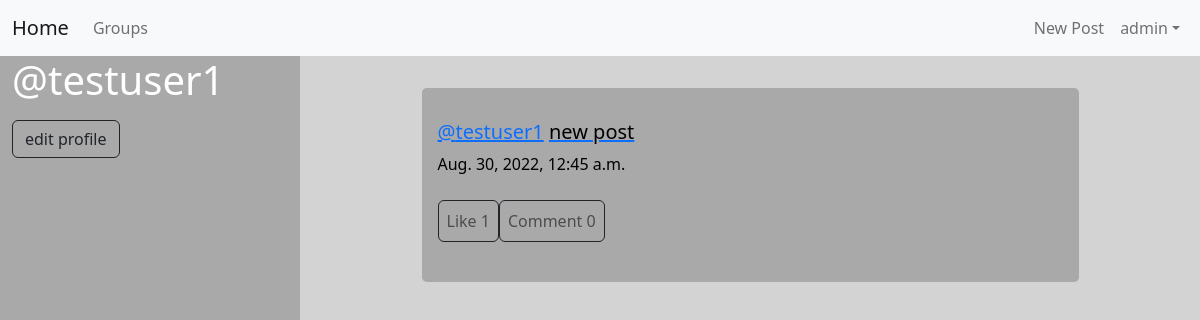
Screenshot of /posts/profile/testuser1/ (signed in) with the database file from the repository.
### posts/models.py (models this page shows, shortened)
class Post(models.Model):
    message = models.TextField(max_length=144)
    author = models.ForeignKey(User, related_name='posts', on_delete=models.CASCADE)
    created_at = models.DateTimeField(auto_now_add=True, editable=False)
    likes = models.ManyToManyField(User, related_name='likes', blank=True)
    like_count = models.PositiveIntegerField(default=0)
    class Meta:
        ordering = ['-created_at']

### posts/views.py (the view)
# urls.py: re_path(r'^profile/(?P<username>[-\w]+)/$', views.UserPostList.as_view(), name='profile'),
class UserPostList(LoginRequiredMixin,ListView):
    model = models.Post
    template_name = 'posts/user_profile.html'
    def get_queryset(self):
        try:
            self.post_user = User.objects.prefetch_related('posts').get(username__iexact=self.kwargs.get('username'))
        except User.DoesNotExist:
            raise Http404
        else:
            return self.post_user.posts.all()
    def get_context_data(self, **kwargs):
        context = super().get_context_data(**kwargs)
        context['post_user'] = self.post_user
        return context

### posts/templates/posts/user_profile.html (shortened to what this page needs)
{% extends 'posts/post_base.html' %}
{% block profile %}
    <h1>@{{post_user.username}}</h1>
    <a href="{% url 'accounts:edit_profile' pk=user.pk %}" class="btn btn-outline-dark">edit profile</a>
{% endblock profile %}
{% block post_content %}
    {% for post in post_list %}
        {% include 'posts/_post.html' %}
    {% endfor %}
{% endblock post_content %}

### templates/base.html (shortened to what this page needs)
<!DOCTYPE html>
{% load static %}
<html>
    <head>
        <link href="https://cdn.jsdelivr.net/npm/bootstrap@5.2.0/dist/css/bootstrap.min.css" rel="stylesheet">
        <link rel="stylesheet" href="{% static '/krew_social/css/master.css'%}">
    </head>
    <body>
        <nav class="navbar sticky-top navbar-expand-lg bg-light">
            <div class="container-fluid">
                {% if user.is_authenticated %}
                <a href="{% url 'posts:posts' %}" class="navbar-brand">Home</a>
                {% else %}
                <a href="{% url 'index' %}" class="navbar-brand">Home</a>
                {% endif %}
                {% if user.is_authenticated %}
                <div class="collapse navbar-collapse" id="navbarNavDropdown">
                    <ul class="navbar-nav">
                        <li class="navbar-item">
                            <a href="#" class="nav-link" aria-current="page">Groups</a>
                        </li>
                    </ul>
                {% endif %}
                    <ul class="navbar-nav ms-auto mb-2 mb-lg-0">
                        {% if user.is_authenticated %}
                        <li class="nav-item">
                            <a class="nav-link" href="{% url 'posts:new_post' %}">New Post</a>
                        </li>
                        <li class="nav-item dropdown">
                            <a href="#" class="nav-link dropdown-toggle" role="button" data-bs-toggle="dropdown" aria-expanded="false">{{user.username}}</a>
                        {% endif %}
                    </li>
                    </ul>
                </div>
            </div>
        </nav>
        {% block content %}
        {% endblock content %}
    </body>
</html>

### posts/templates/posts/_post.html (shortened to what this page needs)
<div class="post media">
    <div class="jumbotron">
        <h5 class="media-heading">
        <span class="username">
            <a href="{% url 'posts:profile' username=post.author.username %}">@{{post.author.username}}</a>
        </span>
        <a href="{% url 'posts:single' pk=post.pk %}">
            <span class="post_content">{{post.message}}</span>
        </a>
        </h5>
        <time class="time">
            <p>{{post.created_at}}</p>
        </time>
        <nav class="navbar nav-post navbar-expand-lg">
            <ul class="navbar-nav">
                {% if user in post.likes.all %}
                <form class='form-inline' action="{% url 'posts:unlike' pk=post.pk %}"  method="POST">
                    {% csrf_token %}
                    <button type="submit" class="nav-link btn btn-outline-dark" name="post_pk" value="{{post.pk}}">Unlike {{post.likes.count}}</button>
                </form>
                {% else %}
                <form class='form-inline' action="{% url 'posts:like' pk=post.pk %}"  method="POST">
                <button type="submit" class="nav-link btn btn-outline-dark" name="post_pk" value="{{post.pk}}">Like {{post.likes.count}}</button>
                </form>
                {% endif %}
            {% if user.is_authenticated %}
            <li class="nav-item">
                <a href="#" class="nav-link btn btn-outline-dark">Comment {{post.comments.count}}</a>
            </li>
            {% endif %}
            </ul>
        </nav>
    </div>
</div>

### static/krew_social/css/master.css (style rules this page uses)
.jumbotron { margin: auto; padding: 2rem 1rem; margin-top: 2rem; background-color: darkgrey; border-radius: .3rem; width: 75% !important; }
body { padding-top: 0px; }
.post_content { color: black; text-decoration: none !important; }
.nav-post { text-align: center; }

### rows the page displays
Post: author.username "testuser1", message "new post", created_at "Aug. 30, 2022, 12:45 a.m.", likes.count "1", comments.count "0"

### other values shown
{{ user.username }} "admin"
{{ post_user.username }} "testuser1"
